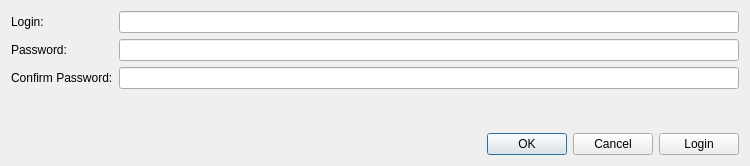
<?xml version="1.0" encoding="UTF-8"?>
<ui version="4.0">
 <class>RegistrationForm</class>
 <widget class="QWidget" name="RegistrationForm">
  <property name="geometry">
   <rect>
    <x>0</x>
    <y>0</y>
    <width>750</width>
    <height>166</height>
   </rect>
  </property>
  <property name="windowTitle">
   <string>Form</string>
  </property>
  <layout class="QVBoxLayout" name="verticalLayout">
   <item>
    <layout class="QFormLayout" name="formLayout">
     <item row="0" column="0">
      <widget class="QLabel" name="label">
       <property name="text">
        <string>Login:</string>
       </property>
      </widget>
     </item>
     <item row="1" column="0">
      <widget class="QLabel" name="label_2">
       <property name="text">
        <string>Password:</string>
       </property>
      </widget>
     </item>
     <item row="2" column="0">
      <widget class="QLabel" name="label_3">
       <property name="text">
        <string>Confirm Password:</string>
       </property>
      </widget>
     </item>
     <item row="0" column="1">
      <widget class="QLineEdit" name="loginEdit"/>
     </item>
     <item row="1" column="1">
      <widget class="QLineEdit" name="passwordEdit">
       <property name="echoMode">
        <enum>QLineEdit::Password</enum>
       </property>
      </widget>
     </item>
     <item row="2" column="1">
      <widget class="QLineEdit" name="passwordConfirmEdit">
       <property name="echoMode">
        <enum>QLineEdit::Password</enum>
       </property>
      </widget>
     </item>
    </layout>
   </item>
   <item>
    <spacer name="verticalSpacer">
     <property name="orientation">
      <enum>Qt::Vertical</enum>
     </property>
     <property name="sizeHint" stdset="0">
      <size>
       <width>20</width>
       <height>40</height>
      </size>
     </property>
    </spacer>
   </item>
   <item>
    <layout class="QHBoxLayout" name="horizontalLayout">
     <item>
      <widget class="QDialogButtonBox" name="buttonBox">
       <property name="standardButtons">
        <set>QDialogButtonBox::Cancel|QDialogButtonBox::Ok</set>
       </property>
      </widget>
     </item>
     <item>
      <widget class="QPushButton" name="loginButton">
       <property name="text">
        <string>Login</string>
       </property>
      </widget>
     </item>
    </layout>
   </item>
  </layout>
 </widget>
 <tabstops>
  <tabstop>loginButton</tabstop>
  <tabstop>loginEdit</tabstop>
  <tabstop>passwordEdit</tabstop>
  <tabstop>passwordConfirmEdit</tabstop>
 </tabstops>
 <resources/>
 <connections/>
</ui>
